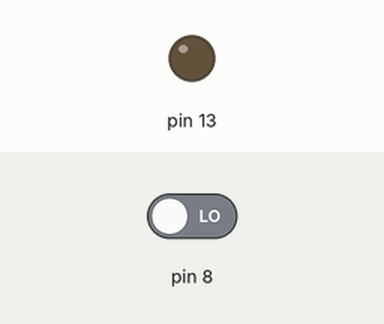
This sketch was run on a simulated Arduino Uno, built with avr-gcc and run on an emulated ATmega328P. On the bench: output pins drawn as LEDs (lit = HIGH). The test bench sets the inputs (shaded band); at power-on: pin 8 LOW.

Above: at 1.2 s.
1.3 s: pin 8 driven HIGH
At 2.5 s:
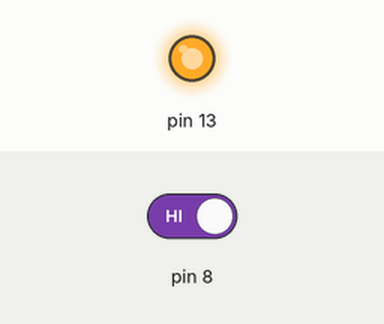
2.8 s: pin 8 driven LOW
At 3.7 s:
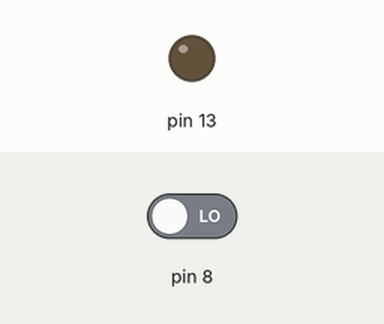
Timing chart, 0 to 5.8 s (numbered marks = the images above; inputs shaded):
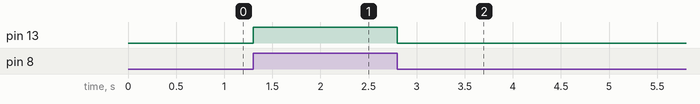

The sketch:

Receiver.ino
```cpp
void setup() {

  pinMode(8, INPUT);
  pinMode(13, OUTPUT);

}


void loop() {

  digitalWrite(13, digitalRead(8));


}
```

Measured:
- after the input at 1.3 s, pin 13: LOW → HIGH at once
- after the input at 2.8 s, pin 13: HIGH → LOW at once
